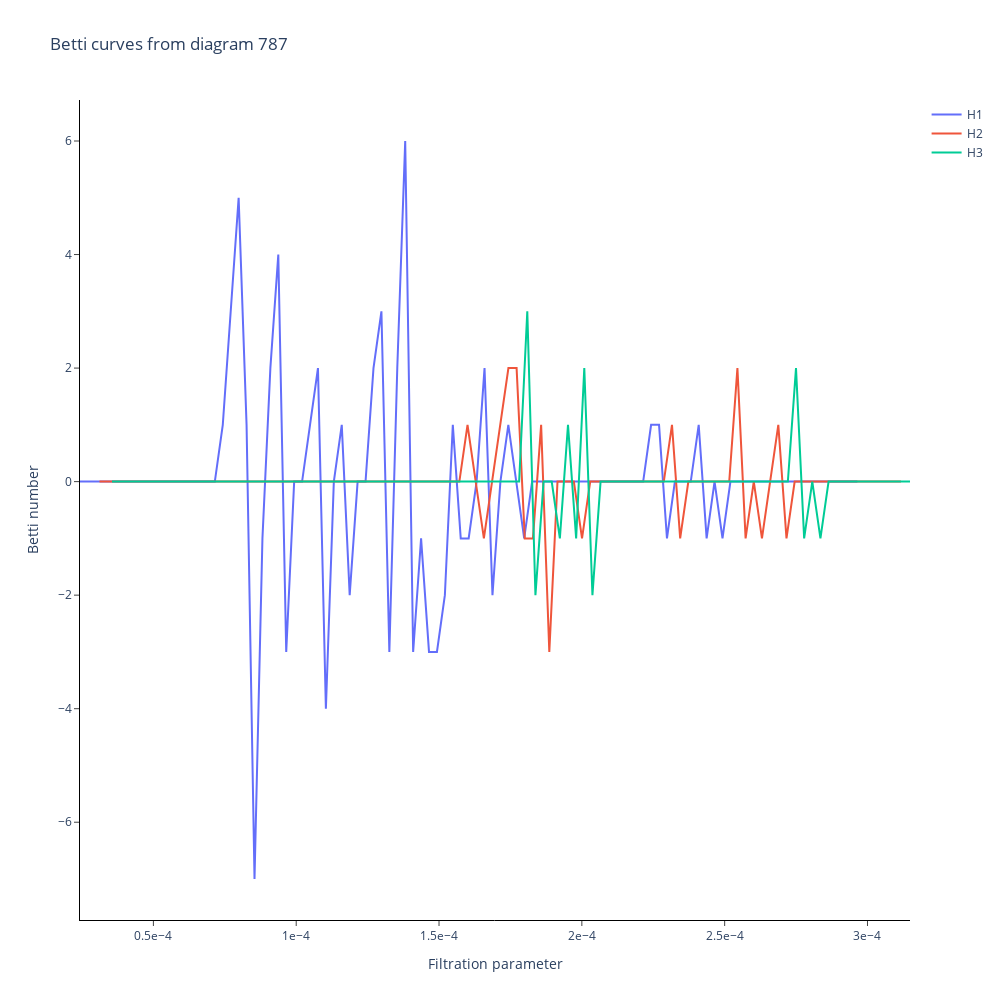

The cell this chart's notebook holds for it:
### Code cell
derivative = gtda.curves.Derivative()
betti_der = derivative.fit_transform(betti_curves)
betti_der_fig = betti.plot(betti_der, sample = 787)
betti_der_fig.update_layout(width = 1000, height = 1000)
display(betti_der_fig)
betti_der_fig.write_image(file = f"features/betti_der.svg", format = "svg")
